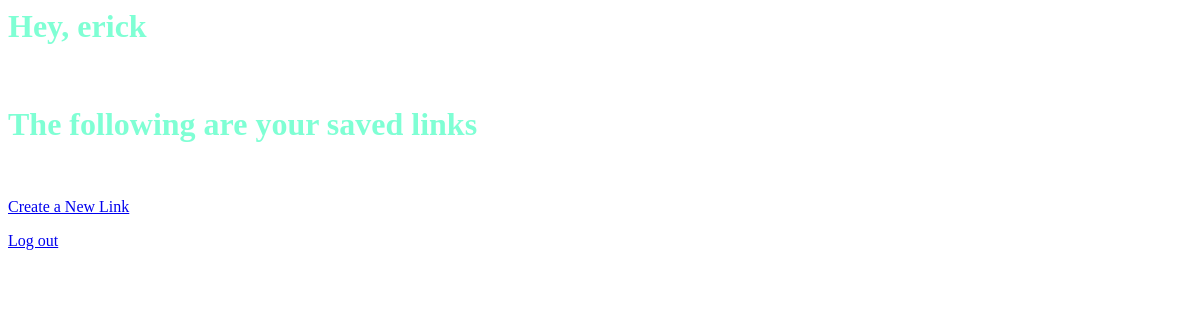
/bookmarks/saved_links (signed in), run on an earlier commit of the app's database.
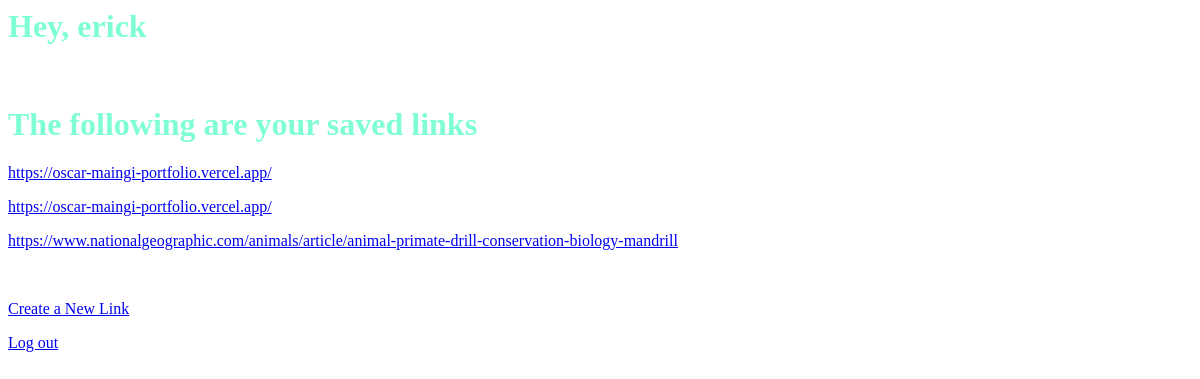
And on a later commit of the database.
### bookmarks/models.py (models this page shows)
class Link(models.Model):
    link_owner = models.ForeignKey(User, on_delete=models.CASCADE)
    url = models.CharField(max_length=250)
    details = models.CharField(max_length=300)

### bookmarks/views.py (the view)
# urls.py: path('saved_links', views.saved_links, name='saved_links'),
@login_required #when @login_required redirects an unauthenticated user, it doesn't just send them to LOGIN_URL,
def saved_links(request):
    saved_links = Link.objects.filter(link_owner=request.user) #filter() - filters by a certain condition
    return render(request, 'bookmarks/saved_links.html', {'saved_links': saved_links})

### bookmarks/templates/bookmarks/saved_links.html (shortened to what this page needs)
{% if user.is_authenticated %}
<h1>Hey, {{user.username}}</h1>
<h1>The following are your saved links</h1>
{% for saved_link in saved_links %}
<p>
  <a href="{% url 'link_detail' saved_link.pk%}">{{saved_link.url}}</a>
</p>
{% endfor %}
<p>
  <a href="{% url 'create_link' %}">Create a New Link</a>
</p>
<a href="{% url 'logout' %}">Log out</a>
{% endif %}

### bookmarks/templates/bookmarks/saved_links.html (style rules this page uses)
h1 { color: aquamarine; }

What changed in the data, as far as the page shows it:
added Link: url "https://oscar-maingi-portfolio.vercel.app/"
added Link: url "https://oscar-maingi-portfolio.vercel.app/"
added Link: url "https://www.nationalgeographic.com/animals/article/animal-primate-drill-conservation-biology-mandrill"
